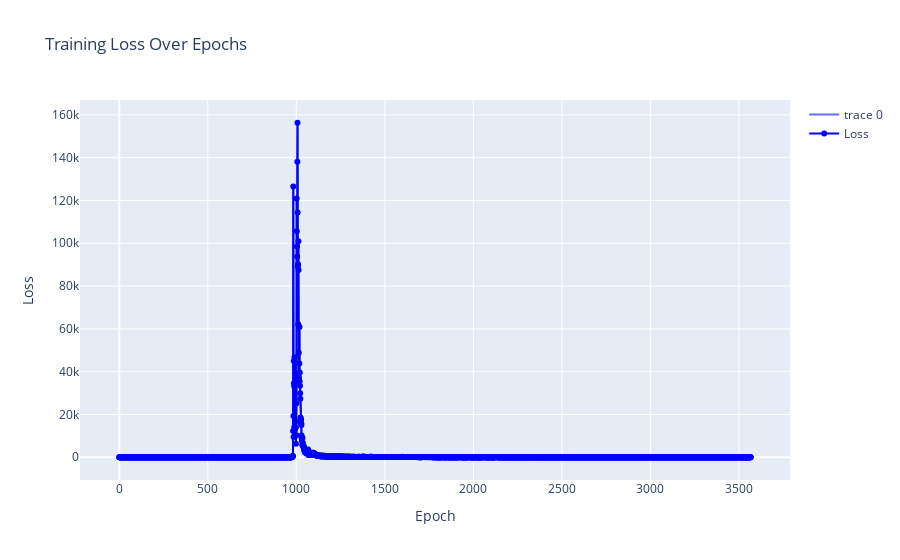

Notebook source saved alongside this figure:
### Code cell
# Plot the loss curve with plotly library
import plotly.offline as pyo
import nbformat

pyo.init_notebook_mode(connected=True)


fig = go.Figure()
fig.add_trace(go.Scatter(y=losses))
fig.add_trace(go.Scatter(
    x=list(range(len(losses))),
    y=losses,
    mode='lines+markers',
    name='Loss',
    hoverinfo='x+y',
    line=dict(color='blue', width=2)
))

# Add titles and labels
fig.update_layout(
    title='Training Loss Over Epochs',
    xaxis_title='Epoch',
    yaxis_title='Loss',
    hovermode='x unified'
)

# Show the plot
pyo.iplot(fig)

### Figure 1 — Plotly figure (JSON) as saved in the notebook; plotly's stock layout.template omitted (floating-point values rounded to 4 significant figures; data arrays with more than 128 entries replaced by an {"elided": "..."} marker saying what was removed)
{"data": [{"type": "scatter", "y": {"elided": "3568 float values"}}, {"hoverinfo": "x+y", "line": {"color": "blue", "width": 2}, "mode": "lines+markers", "name": "Loss", "type": "scatter", "x": {"elided": "3568 int values"}, "y": {"elided": "3568 float values"}}], "layout": {"hovermode": "x unified", "title": {"text": "Training Loss Over Epochs"}, "xaxis": {"title": {"text": "Epoch"}}, "yaxis": {"title": {"text": "Loss"}}}}
